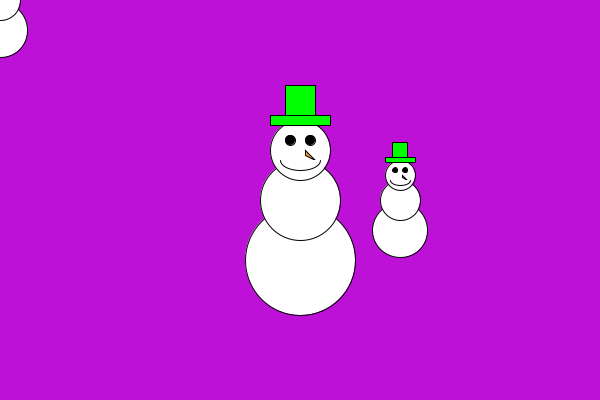
Frame 1 (no input)
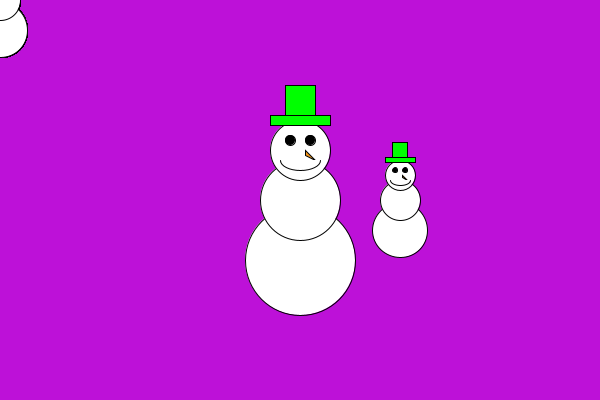
Frame 60 (the mouse pressed at the canvas centre just before this capture)
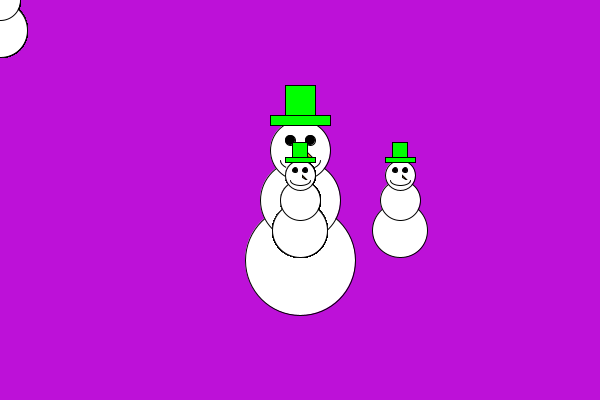
Frame 120 (the mouse held since frame 60 and released just before this capture)

The Processing sketch that drew these frames (run headless with seeded random() and noise(); from frame 60 on, the mouse is pressed at the canvas centre):

// Processing sketch: Project01
// ── Project01.pde
// Emma Orzech
//Project01


//Define function
void drawSnowman(int x, int y, int s){
 fill( 255,255,255);//white color for body
 ellipse (x, y+6*s, 11*s, 11*s);//lower body
 ellipse(x, y, 8*s, 8*s);//middle body
 ellipse (x, y-5*s, 6*s, 6*s);//head
 fill (0,0,0);//black for eyes
 ellipse (x-1*s,y-6*s,1*s,1*s);//right eye
 ellipse (x+1*s, y-6*s, 1*s, 1*s);//left eye
 fill (245,149,22);//color for nose
 triangle(x+.5*s, y-5*s, x+.5*s, y-4.5*s, x+1.5*s, y-4*s);
 //hat time!
 fill (0,255,0);
 rect (x-1.5*s, y-11.5*s, 3*s, 3*s);
 rect (x-3*s, y-8.5*s, 6*s, 1*s);
 //arc for smile
 fill(255,255,255);
 arc (x, y-4*s, 4*s, 2*s, 0, PI); 
}


void setup(){
  size (600,400);
  background (189,17,216);
  drawSnowman(300,200, 10);
  drawSnowman (400,200,5);
}

void draw(){
  drawSnowman(mouseX, mouseY,5);
}
